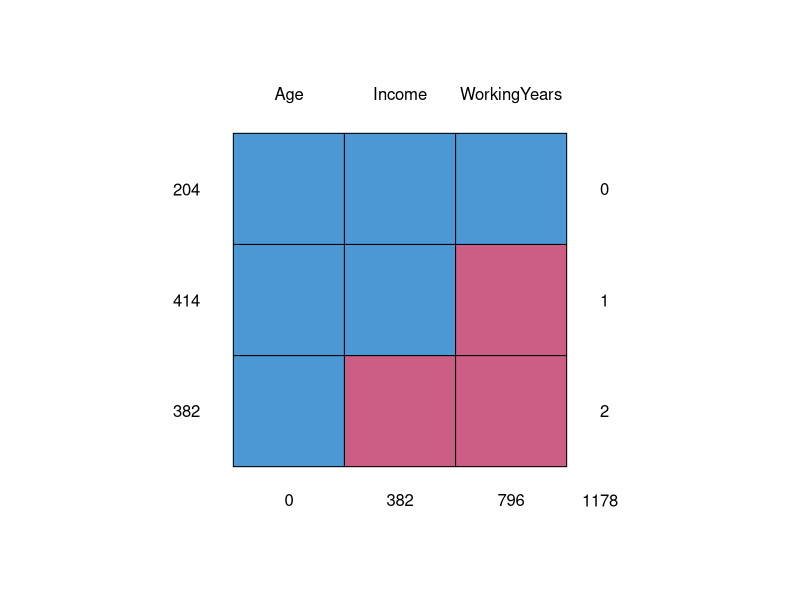
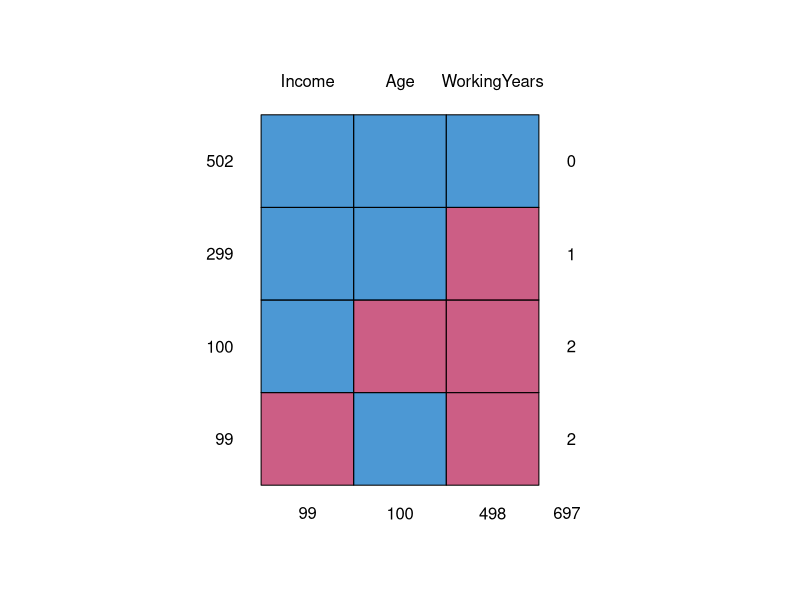
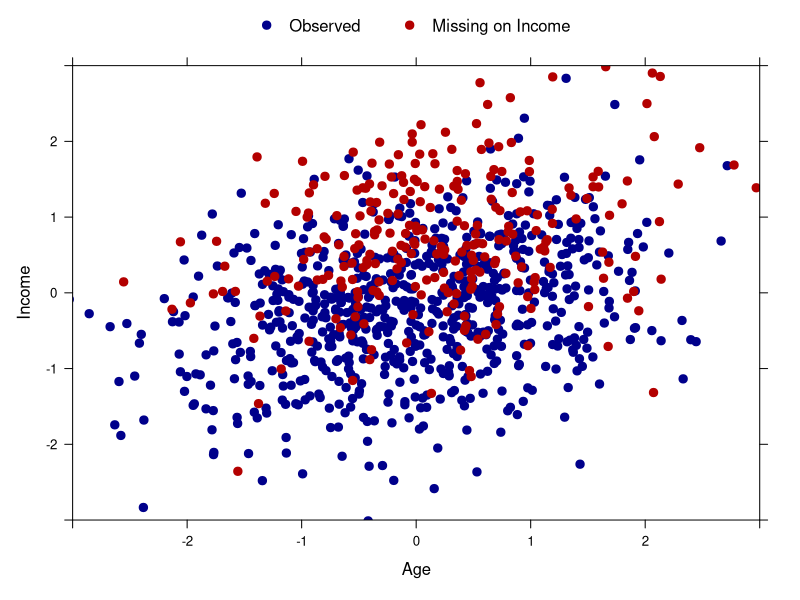
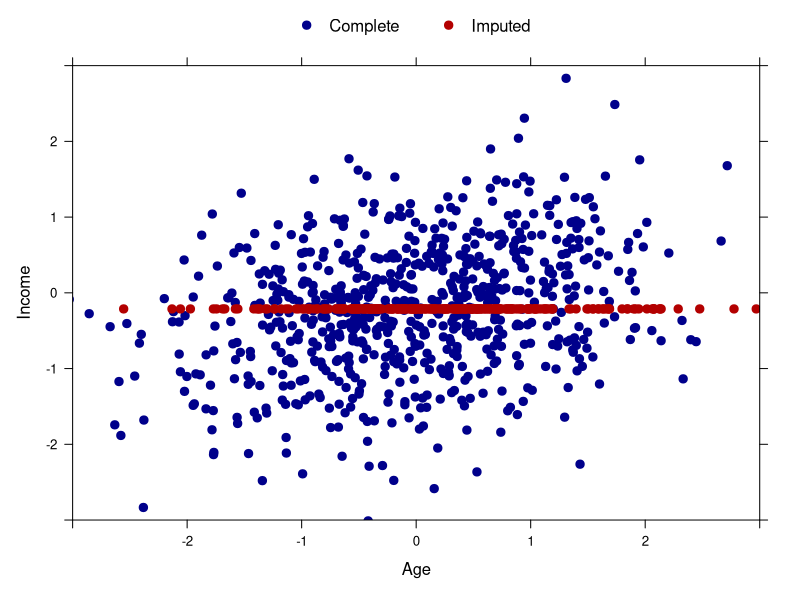
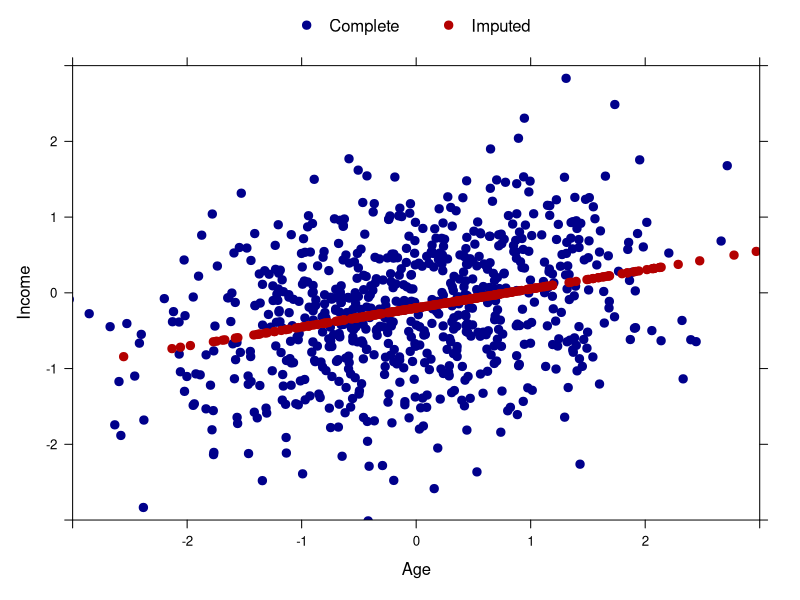

Recreate these plots in R, in order.
## ---- chunk 1
require(mice)
require(lattice)
require(MASS)
require(Matrix)

sigma <- nearPD(matrix(c(1, 0.5, 0.3, 
                         0.5, 1, 0.5,
                         0.3, 0.5, 1), 3, 3))$mat
set.seed(1234)
data <- mvrnorm(mu = c(0, 0, 0), 
                Sigma = sigma, 
                n = 1000)
data <- as.data.frame(data)
names(data) <- c("Income", "WorkingYears", "Age")
amp <- ampute(data, patterns =  matrix(c(1, 0, 1, 
                                         0, 0, 1), nrow = 2, byrow = TRUE), 
              prop = 0.8, mech = "MAR")
inc_data <- amp$amp

#data <- mvrnorm(mu = c(0, 0), 
#                Sigma = matrix(c(1, 0.7, 0.7, 1), 2, 2), 
#                n = 1000)
#data <- as.data.frame(data)
#names(data) <- c("income", "age")
#inc_data <- ampute(data, pat = c(0, 1), prop = 0.7, mech = "MCAR")$amp
## ---- chunk 2
head(inc_data)
require(mice)
md.pattern(inc_data)
## ---- chunk 3
amp <- ampute(data, 
              patterns =  matrix(c(1, 0, 1,
                                   1, 0, 0, 
                                   0, 0, 1), 
                nrow = 3, byrow = TRUE),
              freq = c(0.6, 0.2, 0.2),
              prop = 0.5, 
              mech = "MAR")
md.pattern(amp$amp)
## ---- chunk 4
colors <- c("darkblue", "#b30000")
theme <- list(superpose.symbol = list(col = colors[1:2], pch = 19, cex = 1),
              plot.symbol = list(col = colors[1:2], pch = 1),
              strip.background = list(col = "grey95"))
key <- list(columns = 2, points = list(col = colors[1:2], pch = 19), 
            text = list(c("Observed", "Missing on Income")))

inc_data <- ampute(data, pat = c(0, 1, 1), prop = 0.3, mech = "MNAR")$amp
plot_data <- data[, c(1,3)]
plot_data['R'] <- is.na(inc_data$Income)
plot <- xyplot(Income ~ Age, data = plot_data, 
               groups = R, outer = TRUE, par.settings = theme, 
               ylab = 'Income', xlab = 'Age',
               key = key, ylim = c(-3, 3), xlim = c(-3, 3))
## ---- chunk 5
plot
## ---- chunk 6
com_data <- inc_data
com_data[is.na(inc_data$Income), 'Income'] <- 
  mean(inc_data$Income, na.rm = TRUE)
## ---- chunk 7
key <- list(columns = 2, points = list(col = colors[1:2], pch = 19), 
            text = list(c("Complete", "Imputed")))
com_data['R'] <- is.na(inc_data$Income)
plot <- xyplot(Income ~ Age, data = com_data, 
               groups = R, outer = TRUE, par.settings = theme, 
               ylab = 'Income', xlab = 'Age',
               key = key, ylim = c(-3, 3), xlim = c(-3, 3))
## ---- chunk 8
plot
## ---- chunk 9
fit <- lm(Income ~ Age, data = inc_data)
pred <- predict(fit, newdata = ic(inc_data))
com_data <- inc_data
com_data[is.na(inc_data$Income), 'Income'] <- pred
## ---- chunk 10
com_data['R'] <- is.na(inc_data$Income)
plot <- xyplot(Income ~ Age, data = com_data, 
               groups = R, outer = TRUE, par.settings = theme, 
               ylab = 'Income', xlab = 'Age',
               key = key, ylim = c(-3, 3), xlim = c(-3, 3))
## ---- chunk 11
plot
